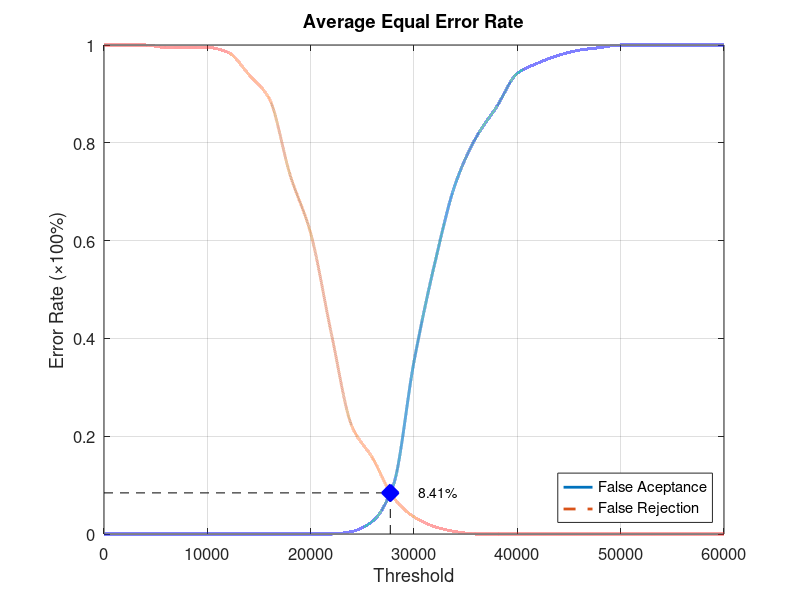
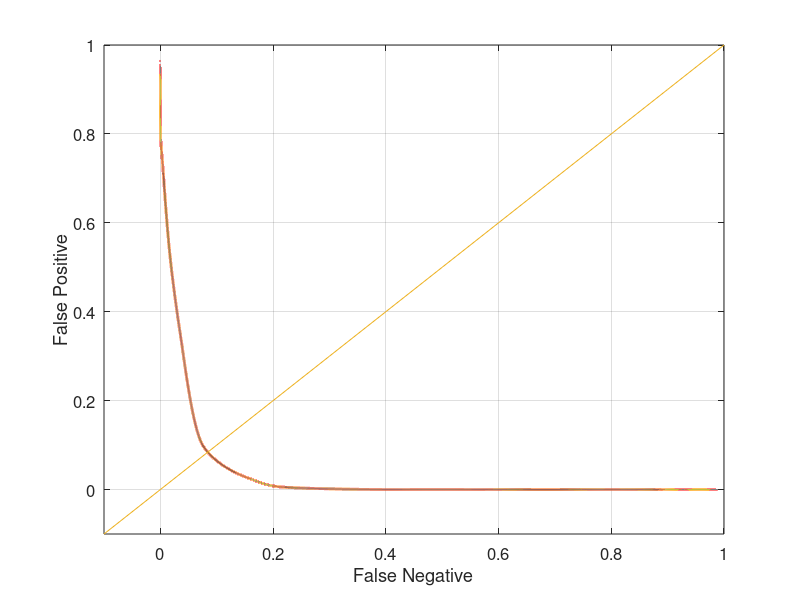

Here is the MATLAB script that generated these plots, in order:
function yEER = Database4_2
close all;
clear;
clc;
x = 0:2000:60000;
xq = 0:0.5:60000;

y0 = [0 0 0 0 0 0 0 0 0 0 0 0 0.00526316 0.0263158 0.1 0.352632 0.552632 0.715789 0.810526 0.873684 0.942105 0.963158 0.978947 0.989474 0.994737 1 1 1 1 1 1];
yy0 = interp1(x, y0, xq, 'pchip');
y1 = [1 1 1 0.995 0.995 0.995 0.985 0.94 0.89 0.735 0.615 0.41 0.22 0.155 0.075 0.035 0.015 0.005 0 0 0 0 0 0 0 0 0 0 0 0 0];
yy1 = interp1(x, y1, xq, 'pchip');

% Calculating EER: 
y2 = abs(y0 - y1);
find(y2 == min(y2))
yy2 = abs(yy0 - yy1);
xEER = find(yy2 == min(yy2));
xEERIndex = xq(xEER) % X-axis EER
yEER = yy0(xEER) % Y-axis EER

main = figure
plot(xq, yy0,'-','LineWidth', 2);	hold on
plot(xq, yy1,'--','LineWidth', 2);	hold on
plot([xEERIndex xEERIndex], [0 yEER], 'k--');	hold on
plot([0 xEERIndex], [yEER yEER], 'k--');	hold on
plot(xEERIndex, yEER, 'bx', 'LineWidth', 10);	hold on
text(xEERIndex + 10 * xEERIndex / 100, yEER, [num2str(round((10000 * yEER)) / 100) '%'])
legend('False Aceptance', 'False Rejection', 'Location', 'SouthEast')
xlabel('Threshold')
ylabel('Error Rate (\times100%)')
title('Average Equal Error Rate')
set(gca, 'FontSize', 12)
axis([0 60000 0 1])
grid on

print(main, 'Database4_2Main', '-dpng');
FNRxFPR = figure('Color', [1 1 1]);
plot(yy1, yy0, '-', yy1, yy0, 'LineWidth', 2);
hold on
y = -0.1:0.1:1
plot(y, y); 
set(gca, 'FontSize', 12)
xlabel('False Negative')
ylabel('False Positive')
axis([-0.1 1 -0.1 1])
set(gca, 'FontSize', 12)
grid on

print(FNRxFPR, 'Database4_2FNRxFPR','-dpng');
end
